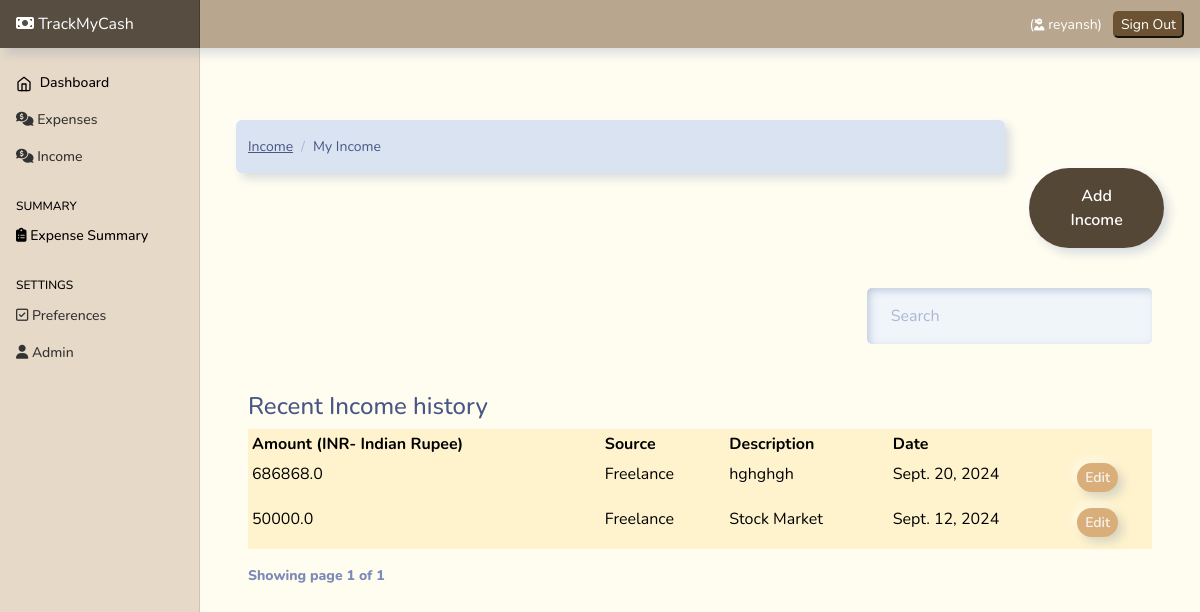
The app's page /income (signed in) with its own data.
### userpreferences/models.py (models this page shows, shortened)
class UserPreferences(models.Model):
    user=models.OneToOneField(to=User , on_delete=models.CASCADE)
    currency=models.CharField(max_length=250, blank=True , default="null" ,  null=True )

### income/models.py (models this page shows, shortened)
class UserIncome(models.Model):
    amount = models.FloatField()  # DECIMAL
    date = models.DateField(default=now)
    description = models.TextField()
    owner = models.ForeignKey(to=User, on_delete=models.CASCADE)
    source = models.CharField(max_length=266)
    class Meta:
        ordering: ['-date']

### income/views.py (the view)
# urls.py: path('', views.index , name="home"),
@login_required(login_url='/authentication/login')
def index(request):
    categories = Source.objects.all()
    income = UserIncome.objects.filter(owner=request.user)
    paginator = Paginator(income, 5)
    page_number = request.GET.get('page')
    page_obj = Paginator.get_page(paginator, page_number)
    currency = UserPreference.objects.get(user=request.user).currency
    context = {
        'income': income,
        'page_obj': page_obj,
        'currency': currency
    }
    return render(request, 'income/index.html', context)

### templates/income/index.html (shortened to what this page needs)
{% extends 'base.html' %}
{% load static %}
{% block content %}
<div class="container mt-4">
  <div class="row">
    <div class="col-md-10">
      <nav aria-label="breadcrumb">
        <ol class="breadcrumb">
          <li class="breadcrumb-item">
            <a href="">Income</a>
          </li>
          <li class="breadcrumb-item active" aria-current="page">
            My Income
          </li>
        </ol>
      </nav>
    </div>
    <div class="col-md-2 mt-5">
      <a href="{% url 'add-income'%}" class="btn btn-primary" style="background-color: rgb(85, 71, 54);color:white;">Add
        Income</a>
    </div>
  </div>
  <div class="container mt-3">
    {% if income.count %}
    <div class="row">
      <div class="col-md-8"></div>
      <div class="col-md-4">
        <div class="form-group mt-4">
          <input type="text" class="form-control" id="searchField" placeholder="Search" style="  border-radius: 5px;">
        </div>
      </div>
    </div>
    <div class="app-table  table-responsive mt-5 w-auto">
      <caption>
        <h4>Recent Income history </h4>
      </caption>
      <table class="table table-hover  table-sm  table-bordered table-warning">
        <thead>
          <tr>
            <th>Amount ({{currency}})</th>
            <th>Source</th>
            <th>Description</th>
            <th>Date</th>
            <th></th>
          </tr>
        </thead>
        <tbody>
          {% for income in page_obj%}
          <tr>
            <td>{{income.amount}}</td>
            <td>{{income.source}}</td>
            <td>{{income.description}}</td>
            <td>{{income.date}}</td>
            <td>
              <a href="{% url 'income-edit' income.id  %}" class="btn btn-secondary btn-sm mb-2"
                style="background-color: rgb(218, 174, 121);color:whitesmoke;">Edit</a>
            </td>
          </tr>
          {% endfor %}
        </tbody>
      </table>
    </div>
    <div class="pagination-container">
      <div class="" style="font-weight: 800;">
        Showing page {{page_obj.number}} of {{ page_obj.paginator.num_pages }}
      </div>
      {% endif %}
    </div>
  </div>
</div>
{% endblock content %}

### templates/base.html (shortened to what this page needs)
{% load static %}
<html lang="en">
  <head>
    <link href="https://cdn.jsdelivr.net/npm/bootstrap@5.0.2/dist/css/bootstrap.min.css" rel="stylesheet">
    <link rel="stylesheet" href="https://cdnjs.cloudflare.com/ajax/libs/font-awesome/6.4.2/css/all.min.css"
 />
<link href= {% static 'css/bootstrap.min.css'%} rel="stylesheet" >
<link href= {% static 'css/main.css'%} rel="stylesheet" >
    <link href= {% static 'css/dashboard.css'%} rel="stylesheet">
  </head>
  <body style="background-color: rgb(255, 252, 240);">
<header class="navbar navbar-dark sticky-top  flex-md-nowrap p-0 shadow mb-5" style="background-color: rgb(184, 166, 142); box-shadow: 5px 10px 5px #e2e2e2; ">
  <a style="background-color: rgb(87, 78, 65);  " class="navbar-brand col-md-3 col-lg-2 me-0 px-3" href="/"><i class="fa-solid fa-money-bill"></i> TrackMyCash</a>
  <div class="navbar-nav" >
    <div class="nav-item text-nowrap">
      <ul
      class="navbar-nav px-3 "
      style="display: flex; flex-direction: row; align-items: center;"
    >
      <li class="nav-item text-nowrap mt-3 ml-2 mr-5">
        {% if user.is_authenticated %}
        <li class="nav-item text-nowrap">
          <span class="nav-link" style="color: white;">
            (<i style="font-size: 12px;" class="fa-solid fa-user-ninja"></i> {{request.user}})
          </span>
        </li>
        <a href="{% url  'logout' %}"  style="text-decoration: none;">
          <input
            class="text text-capitalize"
            type="submit"
            value="Sign out"
            style="background-color: rgb(107, 82, 51); border-radius: 5px; border-color:rgb(107, 82, 51); color: white;"
          />
        </a>
        {% endif %}
      </li>
    </ul>
    </div>
  </div>
</header>
<div class="container-fluid">
  <div class="row">
     {% include "partials/sidebar.html" %}
    <main class="col-md-9 ms-sm-auto col-lg-10 px-md-4">
     {% block content %}
     {% endblock content %}
    </main>
  </div>
</div>
  </body>
</html>

### static/css/dashboard.css (style rules this page uses)
body { font-size: .875rem; }
.navbar-brand { padding-top: .75rem; padding-bottom: .75rem; font-size: 1rem; background-color: rgba(0, 0, 0, .25); box-shadow: inset -1px 0 0 rgba(0, 0, 0, .25); }

### records on screen
UserPreferences: currency "INR- Indian Rupee"
UserIncome: amount "686868.0", source "Freelance", description "hghghgh", date "Sept. 20, 2024"
UserIncome: amount "50000.0", source "Freelance", description "Stock Market", date "Sept. 12, 2024"

### other values on screen
{{ request.user }} "reyansh"
{{ page_obj.number }} "1"
{{ page_obj.paginator.num_pages }} "1"
